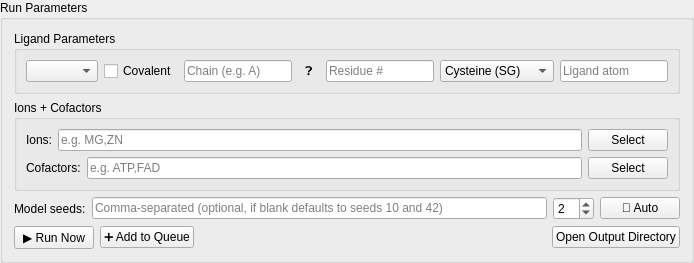
         <widget class="QGroupBox" name="runParametersGroup">
          <property name="title">
           <string>Run Parameters</string>
          </property>
          <layout class="QVBoxLayout" name="runParametersLayout">
           <item>
            <widget class="QGroupBox" name="bindingParamsGroup">
             <property name="title">
              <string>Ligand Parameters</string>
             </property>
             <layout class="QHBoxLayout" name="bindingParamsLayout">
              <item>
               <widget class="QComboBox" name="runLigandDropdown">
                <property name="placeholderText">
                 <string>None</string>
                </property>
               </widget>
              </item>
              <item>
               <widget class="QCheckBox" name="covalentCheckbox">
                <property name="text">
                 <string>Covalent</string>
                </property>
               </widget>
              </item>
              <item>
               <widget class="QLineEdit" name="covalentChain">
                <property name="placeholderText">
                 <string>Chain (e.g. A)</string>
                </property>
               </widget>
              </item>
              <item>
               <widget class="QToolButton" name="toolButton">
                <property name="toolTip">
                 <string>Chain naming always starts with the first protein, even if they were not the first items to be added. </string>
                </property>
                <property name="text">
                 <string>❓</string>
                </property>
                <property name="icon">
                 <iconset theme="accessories-text-editor"/>
                </property>
                <property name="autoRaise">
                 <bool>true</bool>
                </property>
               </widget>
              </item>
              <item>
               <widget class="QLineEdit" name="covalentResidue">
                <property name="placeholderText">
                 <string>Residue #</string>
                </property>
               </widget>
              </item>
              <item>
               <widget class="QComboBox" name="proteinAtomComboBox">
                <item>
                 <property name="text">
                  <string>Cysteine (SG)</string>
                 </property>
                </item>
                <item>
                 <property name="text">
                  <string>Lysine (NZ)</string>
                 </property>
                </item>
                <item>
                 <property name="text">
                  <string>Tyrosine (OH)</string>
                 </property>
                </item>
                <item>
                 <property name="text">
                  <string>Histidine (ND1)</string>
                 </property>
                </item>
                <item>
                 <property name="text">
                  <string>Custom…</string>
                 </property>
                </item>
               </widget>
              </item>
              <item>
               <widget class="QLineEdit" name="covalentLigandAtom">
                <property name="placeholderText">
                 <string>Ligand atom</string>
                </property>
               </widget>
              </item>
             </layout>
            </widget>
           </item>
           <item>
            <widget class="QGroupBox" name="ionsCofactorsGroup">
             <property name="title">
              <string>Ions + Cofactors</string>
             </property>
             <layout class="QVBoxLayout" name="ionsCofactorsLayout">
              <item>
               <layout class="QHBoxLayout" name="ionsRow">
                <item>
                 <widget class="QLabel" name="ionsLabel">
                  <property name="text">
                   <string>Ions:</string>
                  </property>
                 </widget>
                </item>
                <item>
                 <widget class="QLineEdit" name="ionsInput">
                  <property name="placeholderText">
                   <string>e.g. MG,ZN</string>
                  </property>
                 </widget>
                </item>
                <item>
                 <widget class="QPushButton" name="editIonsButton">
                  <property name="text">
                   <string>Select</string>
                  </property>
                 </widget>
                </item>
               </layout>
              </item>
              <item>
               <layout class="QHBoxLayout" name="cofactorsRow">
                <item>
                 <widget class="QLabel" name="cofactorsLabel">
                  <property name="text">
                   <string>Cofactors:</string>
                  </property>
                 </widget>
                </item>
                <item>
                 <widget class="QLineEdit" name="cofactorsInput">
                  <property name="placeholderText">
                   <string>e.g. ATP,FAD</string>
                  </property>
                 </widget>
                </item>
                <item>
                 <widget class="QPushButton" name="editCofactorsButton">
                  <property name="text">
                   <string>Select</string>
                  </property>
                 </widget>
                </item>
               </layout>
              </item>
             </layout>
            </widget>
           </item>
           <item>
            <layout class="QHBoxLayout" name="seedsRow">
             <item>
              <widget class="QLabel" name="seedsLabel">
               <property name="text">
                <string>Model seeds:</string>
               </property>
              </widget>
             </item>
             <item>
              <widget class="QLineEdit" name="modelSeedInput">
               <property name="placeholderText">
                <string>Comma-separated (optional, if blank defaults to seeds 10 and 42)</string>
               </property>
              </widget>
             </item>
             <item>
              <widget class="QSpinBox" name="autoSeedSpin">
               <property name="minimum">
                <number>1</number>
               </property>
               <property name="maximum">
                <number>50</number>
               </property>
               <property name="value">
                <number>2</number>
               </property>
              </widget>
             </item>
             <item>
              <widget class="QPushButton" name="autoSeedButton">
               <property name="text">
                <string>🎲 Auto</string>
               </property>
              </widget>
             </item>
            </layout>
           </item>
           <item>
            <layout class="QHBoxLayout" name="runButtonsRow">
             <item>
              <widget class="QPushButton" name="runButton">
               <property name="text">
                <string>▶ Run Now</string>
               </property>
              </widget>
             </item>
             <item>
              <widget class="QPushButton" name="addToQueueButton">
               <property name="text">
                <string>➕ Add to Queue</string>
               </property>
              </widget>
             </item>
             <item>
              <spacer name="runButtonsSpacer">
               <property name="orientation">
                <enum>Qt::Horizontal</enum>
               </property>
               <property name="sizeHint" stdset="0">
                <size>
                 <width>40</width>
                 <height>20</height>
                </size>
               </property>
              </spacer>
             </item>
             <item>
              <widget class="QPushButton" name="openOutputButton">
               <property name="text">
                <string>Open Output Directory</string>
               </property>
              </widget>
             </item>
            </layout>
           </item>
          </layout>
         </widget>
